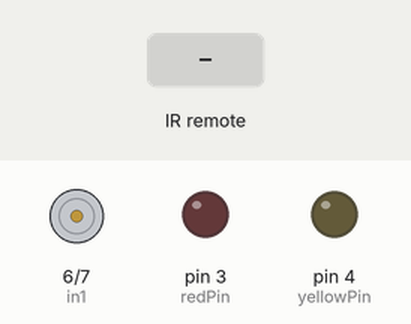
Bench run of a sketch on a simulated Arduino Uno, built with avr-gcc and run on an emulated ATmega328P. Parts: motor-driver pin pairs drawn as motors (green arrow = first pin HIGH = forward, orange = second pin HIGH = backward, longer = more drive, scaled by the enable pin), output pins drawn as LEDs (lit = HIGH). Inputs (shaded band) come from the test bench.

Above: at 1.2 s.
1.3 s: infrared code 0xFFFFFFFF received
At 2.1 s:
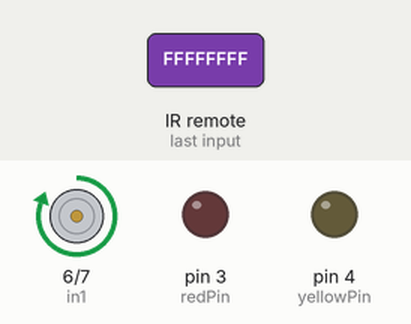
At 7.2 s:
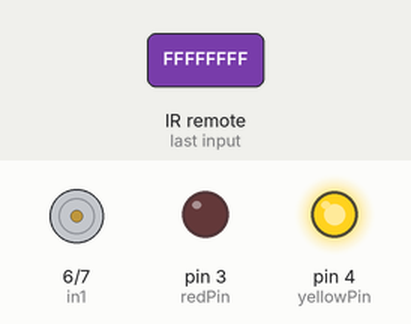
Timing chart, 0 to 12.0 s (numbered marks = the images above; inputs shaded):
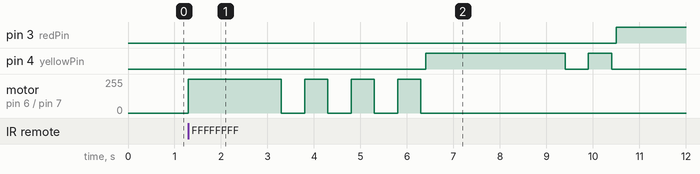

The sketch:

tpe.ino
```cpp
#include <Arduino.h>
#include <IRremote.h>

int n = 0;
int x = 0;
const int RECV_PIN =2;
const int redPin = 3;
const int yellowPin = 4;
const int greenPin = 5;
int in1 = 6;
int in2 = 7;
IRrecv irrecv(RECV_PIN);
decode_results results;

void setup() {
  irrecv.enableIRIn();
  irrecv.blink13(true);
  pinMode(redPin, OUTPUT);
  pinMode(greenPin, OUTPUT);
  pinMode(yellowPin, OUTPUT);
  pinMode(in1, OUTPUT);
  pinMode(in2, OUTPUT);
}
//Before starting the loop you should create functions type "void" to control the driver's pins
//Here I created two functions, the first one turns a motor to a direction (you can change it by switching LOW and HIGH
//and the second one to stop the motor

  void verde(){

    // estos indican cuando se prende el electro
    digitalWrite(in1, HIGH);
    digitalWrite(in2, LOW);
    digitalWrite(greenPin, HIGH);
    delay(2000);
    digitalWrite(greenPin, LOW);
    while (x<3){
      delay (500);
      digitalWrite(greenPin, HIGH);
      delay(500);
      digitalWrite(greenPin, LOW);
      x++;

      }
    x = 0;
  }

  void yellow(){
    digitalWrite(yellowPin, HIGH);
    delay(3000);
    digitalWrite(yellowPin, LOW);
    delay (500);
    digitalWrite(yellowPin, HIGH);
    delay(500);
    digitalWrite(yellowPin, LOW);
    digitalWrite(in1, LOW);
    digitalWrite(in2, LOW);
  }

  void red(){
    digitalWrite(redPin, HIGH);
    delay(3000);
    digitalWrite(redPin, LOW);
  }

void loop() {
  if (irrecv.decode(&results)){

        switch(results.value){

        while (n<5){
      case 0xFFFFFFFF: //Keypad button "power"
      verde(); //in the loop we use the function to turn the motor for 3s and stop it for 2s
      delay(100);
      yellow();
      delay(100);
      red();
      n++;

    }
    n =0;
        }
        irrecv.resume();
        }
        }
```

Measured:
- after the input at 1.3 s, pin 3 (redPin): LOW → HIGH after 9.2 s; pin 4 (yellowPin): LOW → HIGH after 5.1 s, → LOW 3.0 s later, → HIGH 0.50 s later, → LOW 0.50 s later; motor on pin 6 (in1) / pin 7 (in2): stopped → forward 255/255 at once, then repeats every 1.0 s: stopped 0.50 s, forward 255/255 0.50 s, until it stays stopped from 6.3 s
